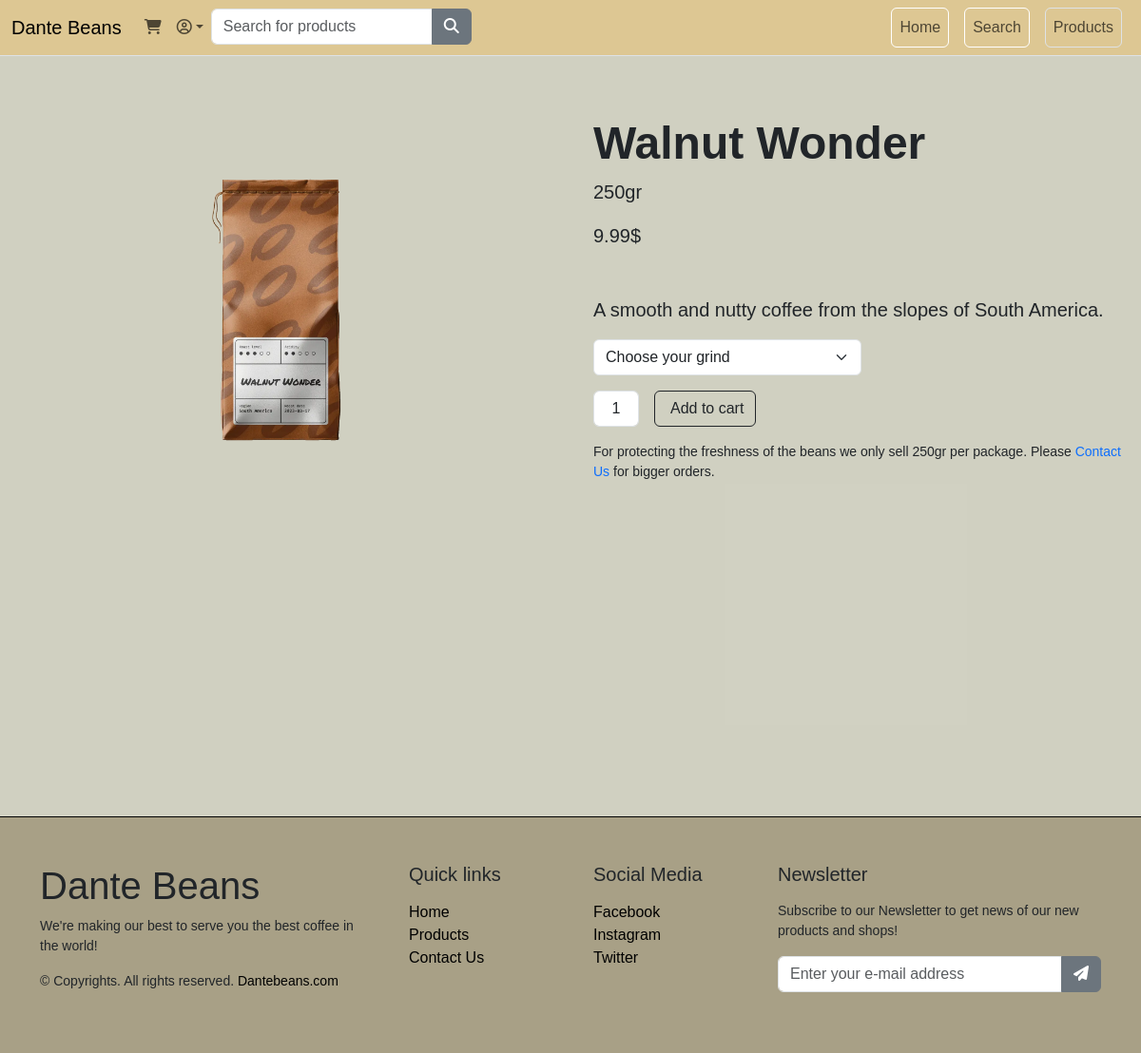
The page /product/7 on the database its author committed.
### dante/models.py (models this page shows, shortened)
class Product(models.Model):
    name = models.CharField(max_length=100)
    price = models.DecimalField(default=0, decimal_places=2, max_digits=6)
    category = models.ForeignKey(Category, on_delete=models.CASCADE, default=1)
    description = models.CharField(max_length=250, default='', blank=True, null=True)
    image = models.ImageField(upload_to='uploads/product/')
    is_sale = models.BooleanField(default=False)
    sale_price = models.DecimalField(default=0, decimal_places=2, max_digits=6)

### dante/views.py (the view)
# urls.py: path('product/<int:pk>', product, name='product'),
def product(request, pk):
    product = Product.objects.get(id=pk)
    return render(request, 'product.html', {'product':product})

### cart/context_processors.py (called while the page is built)
def cart(request):
    return {'cart': Cart(request)}

### dante/templates/product.html (shortened to what this page needs)
{% extends 'base.html' %}
{% load static %}
{% block content %}
<main class="bg-home">
  <section class="py-5">
    <div class="container-fluid py-1">
        <div class="row gx-4 gx-lg-5 align-items-center">
            <div class="col-md-6"><img class="card-img-top mb-5 mb-md-0" src="{{product.image.url}}" alt="{{product.name}}" /></div>
            <div class="col-md-6">
                <h1 class="display-5 fw-bolder">{{product.name}}</h1>
                <p class="small lead">250gr</p>
                <div class="fs-5 mb-5">
                    <span>{{product.price}}$ </span>
                </div>
                <p class="lead">{{product.description}}</p>
                <select class="form-select w-50" aria-label="Grind Selector" id="grindSelect">
                    <option selected disabled>Choose your grind</option>
                </select>
                <div class="d-flex mt-3">
                    <input class="form-control text-center me-3" id="inputQuantity" type="num" value="1" style="max-width: 3rem" />
                    <button class="btn btn-outline-dark flex-shrink-0 btn-cart" value="{{product.id}}" type="button" id="addcart">
                        Add to cart
                    </button>
                </div>
                <p class="small pt-3">For protecting the freshness of the beans we only sell 250gr per package. Please <a href="#" class="text-decoration-none">Contact Us</a> for bigger orders.</p>
            </div>
        </div>
    </div>
  </section>
</main>
{% endblock %}

### static/style/style.css (style rules this page uses)
* { margin: 0; padding: 0; box-sizing: border-box; }
.bg-home { background-color: rgba(206, 206, 190, 0.747) !important; font-family: 'Franklin Gothic Medium', 'Arial Narrow', Arial, sans-serif; min-height: 100vh; }

### rows shown on the page
Product: image (picture), name "Walnut Wonder", price "9.99", description "A smooth and nutty coffee from the slopes of South America."
